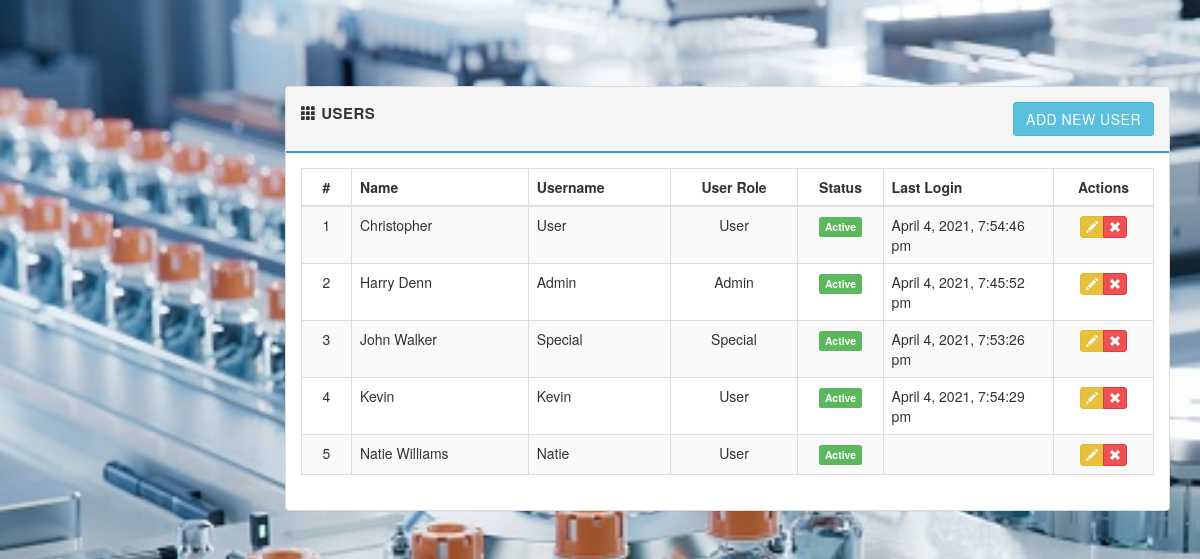
The page /users.php on the database its author committed.
### tables this page shows
CREATE TABLE IF NOT EXISTS `users` (
`id` int(11) unsigned NOT NULL,
  `name` varchar(60) NOT NULL,
  `username` varchar(50) NOT NULL,
  `password` varchar(255) NOT NULL,
  `user_level` int(11) NOT NULL,
  `image` varchar(255) DEFAULT 'no_image.jpg',
  `status` int(1) NOT NULL,
  `last_login` datetime DEFAULT NULL
);

CREATE TABLE IF NOT EXISTS `user_groups` (
`id` int(11) NOT NULL,
  `group_name` varchar(150) NOT NULL,
  `group_level` int(11) NOT NULL,
  `group_status` int(1) NOT NULL
);

### includes/sql.php (called while the page is built, shortened)
<?php
function find_by_sql($sql)
{
  global $db;
  $result = $db->query($sql);
  $result_set = $db->while_loop($result);
 return $result_set;
}
  function find_all_user(){
      $sql = "SELECT u.id,u.name,u.username,u.user_level,u.status,u.last_login,";
      $sql .="g.group_name ";
      $sql .="FROM users u ";
      $sql .="LEFT JOIN user_groups g ";
      $sql .="ON g.group_level=u.user_level ORDER BY u.name ASC";
      $result = find_by_sql($sql);
      return $result;
  }
?>

### includes/database.php (called while the page is built, shortened)
<?php
class MySqli_DB {
    private $con;
    public $query_id;
public function db_connect()
{
  $this->con = mysqli_connect(DB_HOST,DB_USER,DB_PASS);
  if(!$this->con)
         {
           die(" Database connection failed:". mysqli_connect_error());
         } else {
           $select_db = $this->con->select_db(DB_NAME);
         }
}
public function query($sql)
   {
      if (trim($sql != "")) {
          $this->query_id = $this->con->query($sql);
      }
       return $this->query_id;
   }
public function fetch_array($statement)
{
  return mysqli_fetch_array($statement);
}
public function while_loop($loop){
   $results = array();
   while ($result = $this->fetch_array($loop)) {
      $results[] = $result;
   }
 return $results;
}
}
$db = new MySqli_DB();
?>

### includes/functions.php (called while the page is built, shortened)
<?php
function remove_junk($string) {
  if(is_array($string)) {
      $cleaned_strings = array();
      foreach($string as $str) {
          $cleaned_strings[] = trim($str);
      }
      return $cleaned_strings;
  } else {
      return trim($string);
  }
}
function read_date($str){
     if($str)
      return date('F j, Y, g:i:s a', strtotime($str));
     else
      return null;
  }
function count_id(){
  static $count = 1;
  return $count++;
}
?>

### users.php (the view, shortened to what this page needs)
<?php
 $all_users = find_all_user();
?>
<?php include_once('layouts/header.php'); ?>
<div class="row">
   <div class="col-md-12">
   </div>
</div>
<div class="row">
  <div class="col-md-12">
    <div class="panel panel-default">
      <div class="panel-heading clearfix">
        <strong>
          <span class="glyphicon glyphicon-th"></span>
          <span>Users</span>
       </strong>
         <a href="add_user.php" class="btn btn-info pull-right">Add New User</a>
      </div>
     <div class="panel-body">
      <table class="table table-bordered table-striped">
        <thead>
          <tr>
            <th class="text-center" style="width: 50px;">#</th>
            <th>Name </th>
            <th>Username</th>
            <th class="text-center" style="width: 15%;">User Role</th>
            <th class="text-center" style="width: 10%;">Status</th>
            <th style="width: 20%;">Last Login</th>
            <th class="text-center" style="width: 100px;">Actions</th>
          </tr>
        </thead>
        <tbody>
        <?php foreach($all_users as $a_user): ?>
          <tr>
           <td class="text-center"><?php echo count_id();?></td>
           <td><?php echo remove_junk(ucwords($a_user['name']))?></td>
           <td><?php echo remove_junk(ucwords($a_user['username']))?></td>
           <td class="text-center"><?php echo remove_junk(ucwords($a_user['group_name']))?></td>
           <td class="text-center">
           <?php if($a_user['status'] === '1'): ?>
            <span class="label label-success"><?php echo "Active"; ?></span>
          <?php else: ?>
            <span class="label label-danger"><?php echo "Deactive"; ?></span>
          <?php endif;?>
           </td>
           <td><?php echo read_date($a_user['last_login'])?></td>
           <td class="text-center">
             <div class="btn-group">
                <a href="edit_user.php?id=<?php echo (int)$a_user['id'];?>" class="btn btn-xs btn-warning" data-toggle="tooltip" title="Edit">
                  <i class="glyphicon glyphicon-pencil"></i>
               </a>
                <a href="delete_user.php?id=<?php echo (int)$a_user['id'];?>" class="btn btn-xs btn-danger" data-toggle="tooltip" title="Remove">
                  <i class="glyphicon glyphicon-remove"></i>
                </a>
                </div>
           </td>
          </tr>
        <?php endforeach;?>
       </tbody>
     </table>
     </div>
    </div>
  </div>
</div>
  <?php include_once('layouts/footer.php'); ?>

### layouts/header.php (shortened to what this page needs)
<!DOCTYPE html>
  <html lang="en">
    <head>
    <link rel="stylesheet" href="https://maxcdn.bootstrapcdn.com/bootstrap/3.3.4/css/bootstrap.min.css"/>
    <link rel="stylesheet" href="//cdnjs.cloudflare.com/ajax/libs/bootstrap-datepicker/1.3.0/css/datepicker3.min.css" />
    <link rel="stylesheet" href="libs/css/main.css" />
  </head>
  <body>
<div class="page">
  <div class="container-fluid">

### layouts/footer.php (shortened to what this page needs)
     </div>
    </div>
  </body>
</html>

### libs/css/main.css (style rules this page uses)
body { font-family: 'Helvetica Neue', Helvetica, Arial, sans-serif; font-weight: 400; overflow-x: hidden; overflow-y: auto; background: #f1f2f7; height: 100%; width: 100%; }
a { color: #777; text-decoration: none; }
.page { position: relative; display: block; top: 50px; left: 0; padding: 35px 15px 20px 270px; }
.panel-default >.panel-heading { background-color: #f5f5f5; border-bottom: 2px solid #3498DB; font-size: 15px; text-transform: uppercase; letter-spacing: .5px; padding: 15px; }
.btn { border-radius: 3px; -webkit-transition: all 300ms ease-in-out; -moz-transition: all 300ms ease-in-out; transition: all 300ms ease-in-out; }
.btn-warning { background-color: #e7c13e; border-color: #dfba3c; }
.btn-danger { background-color: #ed5153 }

### layouts/header.php (style rules this page uses)
body { background-image: url('libs/images/Medi22.jpeg'); background-size: cover; background-repeat: no-repeat; background-attachment: fixed; }

### rows shown on the page
users: count_id "1", name "Christopher", username "User", user_level.group_name "User", status "Active", last_login "April 4, 2021, 7:54:46 pm"
users: count_id "2", name "Harry Denn", username "Admin", user_level.group_name "Admin", status "Active", last_login "April 4, 2021, 7:45:52 pm"
users: count_id "3", name "John Walker", username "Special", user_level.group_name "Special", status "Active", last_login "April 4, 2021, 7:53:26 pm"
users: count_id "4", name "Kevin", username "Kevin", user_level.group_name "User", status "Active", last_login "April 4, 2021, 7:54:29 pm"
users: count_id "5", name "Natie Williams", username "Natie", user_level.group_name "User", status "Active"
